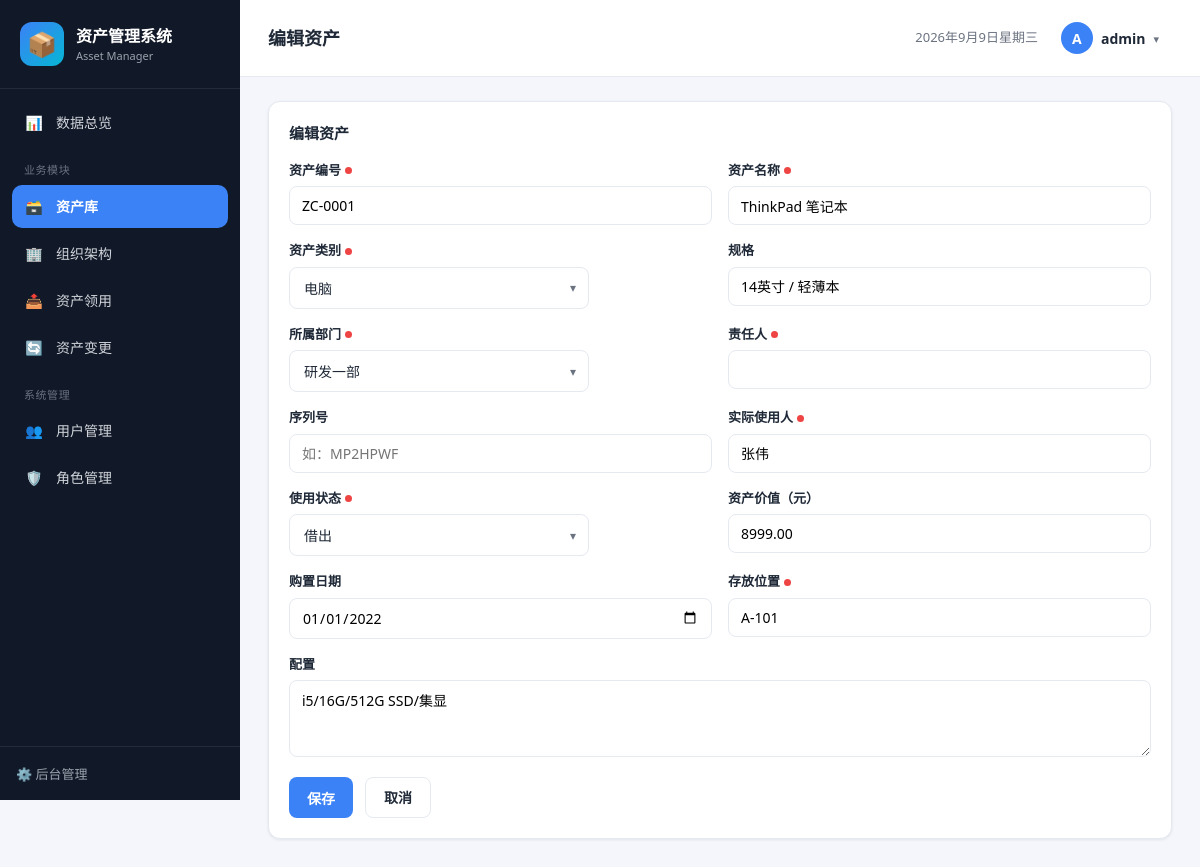
/library/1/edit/ (signed in), run on the app's committed database.
### assets/models.py (models this page shows, shortened)
class Asset(models.Model):
    CATEGORY_CHOICES = [
        ('电脑', '电脑设备'),
        ('办公家具', '办公家具'),
        ('网络设备', '网络设备'),
        ('软件', '软件/系统'),
        ('办公电器', '办公电器'),
        ('其他', '其他'),
    ]
    STATUS_CHOICES = [
        ('在用', '在用'),
        ('库存', '库存'),
        ('借出', '借出'),
        ('维修', '维修'),
        ('报废', '报废'),
    ]
    asset_id = models.CharField('资产编号', max_length=30, unique=True)
    name = models.CharField('资产名称', max_length=120)
    category = models.CharField('资产类别', max_length=30, choices=CATEGORY_CHOICES, default='其他')
    specification = models.CharField('规格', max_length=200, blank=True)
    configuration = models.CharField('配置', max_length=500, blank=True)
    responsible = models.CharField('责任人', max_length=50, blank=True)
    serial = models.CharField('序列号', max_length=120, blank=True)
    department = models.ForeignKey(
        Department,
        verbose_name='所属部门',
        on_delete=models.SET_NULL,
        null=True,
        blank=True,
        related_name='assets',
    )
    user = models.CharField('实际使用人', max_length=50, blank=True)
    status = models.CharField('使用状态', max_length=20, choices=STATUS_CHOICES, default='库存')
    price = models.DecimalField('资产价值(元)', max_digits=12, decimal_places=2, default=0)
    purchase_date = models.DateField('购置日期', null=True, blank=True)
    location = models.CharField('存放位置', max_length=120, blank=True)
    created_at = models.DateTimeField('创建时间', auto_now_add=True)
    class Meta:
        verbose_name = '资产'
        verbose_name_plural = '资产'
        ordering = ['asset_id']

### assets/views.py (the view, shortened to what this page needs)
# urls.py: path('library/<int:pk>/edit/', views.asset_update, name='asset_update'),
@perm_required('manage_assets')
def asset_update(request, pk):
    asset = get_object_or_404(Asset, pk=pk)
    context = {'asset': asset, 'departments': Department.objects.all(),
               'department_options': [{'id': d.id, 'text': d.name} for d in Department.objects.all()],
               'category_options': [{'id': c[0], 'text': c[0]} for c in Asset.CATEGORY_CHOICES],
               'status_options': [{'id': s[0], 'text': s[0]} for s in Asset.STATUS_CHOICES],
               'page_title': '编辑资产', 'active': 'library'}
    return render(request, 'asset_form.html', context)

### assets/context_processors.py (called while the page is built)
def messages_json(request):
    msgs = [
        {'level': m.level_tag, 'message': str(m)}
        for m in get_messages(request)
    ]
    return {'messages_json': json.dumps(msgs, ensure_ascii=False)}

### assets/permissions.py (called while the page is built)
def user_has_perm(user, perm):
    if not user or not user.is_authenticated:
        return False
    if user.is_superuser:
        return True
    profile = getattr(user, 'profile', None)
    role = profile.role if profile else None
    if not role:
        return False
    return bool(getattr(role, perm, False))

def perm_required(perm_code):
    def decorator(view_func):
        @wraps(view_func)
        @login_required
        def _wrapped(request, *args, **kwargs):
            if not user_has_perm(request.user, perm_code):
                messages.error(request, '当前账号无访问该页面的权限。')
                return redirect(reverse('dashboard'))
            return view_func(request, *args, **kwargs)
        return _wrapped
    return decorator

### templates/asset_form.html (shortened to what this page needs)
{% extends 'base.html' %}
{% load app_filters %}
{% block content %}
<div class="card">
    <div class="card-title">{% if asset %}编辑资产{% else %}新增资产{% endif %}</div>
    <form method="post">
        <div class="form-grid">
            <div class="form-field">
                <label class="req">资产编号</label>
                <input type="text" name="asset_id" required value="{{ asset.asset_id|default:'' }}" {% if asset %}readonly{% endif %}>
            </div>
            <div class="form-field">
                <label class="req">资产名称</label>
                <input type="text" name="name" required value="{{ asset.name|default:'' }}">
            </div>
            <div class="form-field">
                <label class="req">资产类别</label>
                <div class="asset-pick" id="pick-category">
                    <button type="button" class="ap-box"><span class="ap-text placeholder">-- 请选择 --</span><span class="ap-caret">▾</span></button>
                </div>
            </div>
            <div class="form-field">
                <label>规格</label>
                <input type="text" name="specification" value="{{ asset.specification|default:'' }}" placeholder="如：14英寸 / 2T">
            </div>
            <div class="form-field">
                <label class="req">所属部门</label>
                <div class="asset-pick" id="pick-department">
                    <button type="button" class="ap-box"><span class="ap-text placeholder">-- 请选择 --</span><span class="ap-caret">▾</span></button>
                </div>
            </div>
            <div class="form-field">
                <label class="req">责任人</label>
                <input type="text" name="responsible" required value="{{ asset.responsible|default:'' }}">
            </div>
            <div class="form-field">
                <label>序列号</label>
                <input type="text" name="serial" value="{{ asset.serial|default:'' }}" placeholder="如：MP2HPWF">
            </div>
            <div class="form-field">
                <label class="req">实际使用人</label>
                <input type="text" name="user" required value="{{ asset.user|default:'' }}">
            </div>
            <div class="form-field">
                <label class="req">使用状态</label>
                <div class="asset-pick" id="pick-status">
                    <button type="button" class="ap-box"><span class="ap-text placeholder">-- 请选择 --</span><span class="ap-caret">▾</span></button>
                </div>
            </div>
            <div class="form-field">
                <label>资产价值（元）</label>
                <input type="number" step="0.01" name="price" value="{{ asset.price|default:0 }}">
            </div>
            <div class="form-field">
                <label>购置日期</label>
                <input type="date" name="purchase_date" value="{{ asset.purchase_date|date:'Y-m-d'|default:'' }}">
            </div>
            <div class="form-field">
                <label class="req">存放位置</label>
                <input type="text" name="location" required value="{{ asset.location|default:'' }}">
            </div>
            <div class="form-field full">
                <label>配置</label>
                <textarea name="configuration" rows="3" placeholder="如：i7/16G/512G SSD/独显">{{ asset.configuration|default:'' }}</textarea>
            </div>
        </div>
        <div class="form-actions">
            <button type="submit" class="btn">保存</button>
            <a href="{% url 'library' %}" class="btn btn-outline">取消</a>
        </div>
    </form>
</div>
{% endblock %}

### templates/base.html (shortened to what this page needs)
{% load static %}
{% load app_filters %}
<!DOCTYPE html>
<html lang="zh-cn">
<head>
    <link rel="stylesheet" href="{% static 'css/style.css' %}">
</head>
<body>
<div class="layout">
    <aside class="sidebar">
        <div class="brand">
            <div class="brand-icon">📦</div>
            <div class="brand-text">
                <div class="brand-name">资产管理系统</div>
                <div class="brand-sub">Asset Manager</div>
            </div>
        </div>
        <nav class="nav">
            {% if user.is_authenticated %}
            <a class="nav-item {% if active == 'dashboard' %}active{% endif %}" href="{% url 'dashboard' %}">
                <span class="nav-icon">📊</span>数据总览
            </a>
            <div class="nav-group">业务模块</div>
            {% if user.is_superuser or user|has_perm:'view_assets' %}
            <a class="nav-item {% if active == 'library' %}active{% endif %}" href="{% url 'library' %}">
                <span class="nav-icon">🗃️</span>资产库
            </a>
            {% endif %}
            {% if user.is_superuser or user|has_perm:'view_org' %}
            <a class="nav-item {% if active == 'org' %}active{% endif %}" href="{% url 'org' %}">
                <span class="nav-icon">🏢</span>组织架构
            </a>
            {% endif %}
            {% if user.is_superuser or user|has_perm:'view_requisition' %}
            <a class="nav-item {% if active == 'requisition' %}active{% endif %}" href="{% url 'requisition' %}">
                <span class="nav-icon">📤</span>资产领用
            </a>
            {% endif %}
            {% if user.is_superuser or user|has_perm:'view_change' %}
            <a class="nav-item {% if active == 'change' %}active{% endif %}" href="{% url 'change' %}">
                <span class="nav-icon">🔄</span>资产变更
            </a>
            {% endif %}
            {% if user.is_superuser or user|has_perm:'manage_users' %}
            <div class="nav-group">系统管理</div>
            <a class="nav-item {% if active == 'users' %}active{% endif %}" href="{% url 'user_list' %}">
                <span class="nav-icon">👥</span>用户管理
            </a>
            <a class="nav-item {% if active == 'roles' %}active{% endif %}" href="{% url 'role_list' %}">
                <span class="nav-icon">🛡️</span>角色管理
            </a>
            {% endif %}
            {% endif %}
        </nav>
        <div class="sidebar-footer">
            <a href="/admin/" target="_blank">⚙️ 后台管理</a>
        </div>
    </aside>
    <main class="main">
        <header class="topbar">
            <div class="page-title">{{ page_title }}</div>
            <div class="topbar-right">
                <span class="date-badge" id="today"></span>
                <div class="user-menu">
                    <div class="user-dropdown">
                        <button type="button" class="user-trigger" id="user-trigger">
                            <span class="user-avatar">{{ user.username|slice:':1'|upper }}</span>
                            <span class="user-name">{{ user.username }}</span>
                            <span class="dd-caret">▾</span>
                        </button>
                    </div>
                </div>
            </div>
        </header>
        <div class="content">
            {% block content %}{% endblock %}
        </div>
    </main>
</div>
</body>
</html>

### data on the page
Asset: asset_id "ZC-0001", name "ThinkPad 笔记本", specification "14英寸 / 轻薄本", user "张伟", price "8999.00", purchase_date "01/01/2022", location "A-101", configuration "i5/16G/512G SSD/集显"

### other printed values
{{ page_title }} "编辑资产"
{{ user.username|slice:':1'|upper }} "A"
{{ user.username }} "admin"
